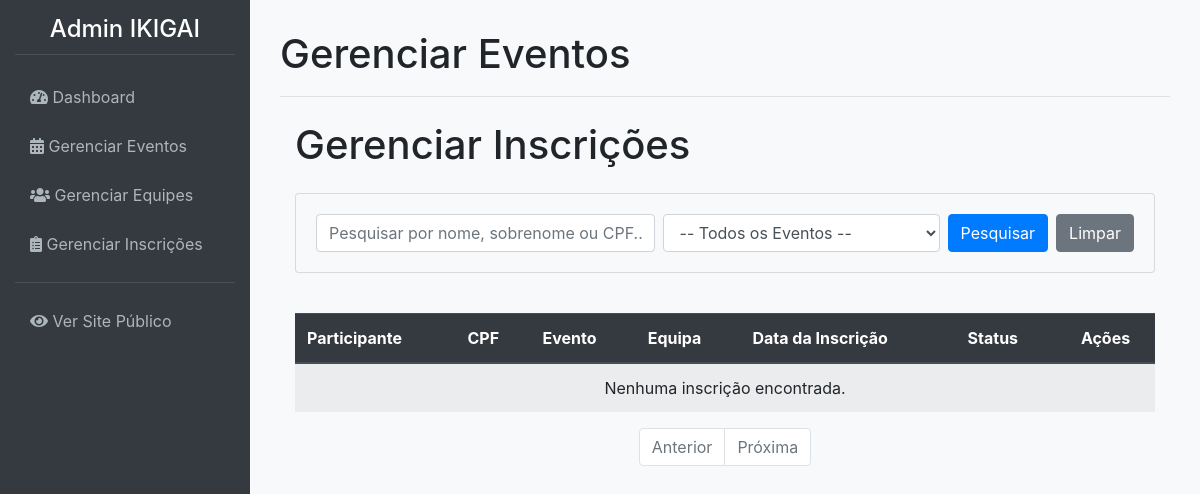
The app's page /admin/gerenciar_inscricoes (signed in), older data.
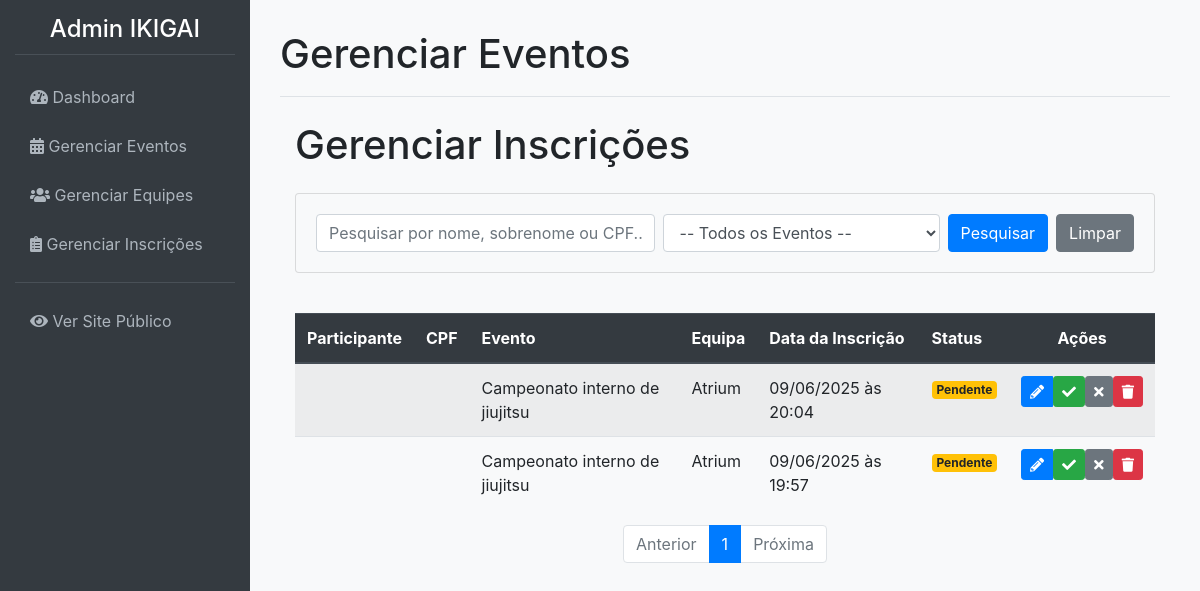
The same page, newer data.
### app/models.py (models this page shows, shortened)
class Inscricao(db.Model):
    __tablename__ = 'inscricoes'
    id = db.Column(db.Integer, primary_key=True)
    data_inscricao = db.Column(db.DateTime, default=datetime.utcnow)
    status = db.Column(db.String(20), nullable=False, default='Pendente')
    user_id = db.Column(db.Integer, db.ForeignKey('users.id'), nullable=False)
    evento_id = db.Column(db.Integer, db.ForeignKey('eventos.id'), nullable=False)
    equipe_id = db.Column(db.Integer, db.ForeignKey('equipes.id'), nullable=False)
    def __repr__(self):
        return f'<Inscricao {self.id} do utilizador {self.user_id}>'

class Evento(db.Model):
    __tablename__ = 'eventos'
    id = db.Column(db.Integer, primary_key=True)
    nome_evento = db.Column(db.String(200), nullable=False)
    data_hora_evento = db.Column(db.DateTime, nullable=False)
    palestrante = db.Column(db.String(100))
    imagem_palestrante = db.Column(db.String(300), nullable=True) # URL para a imagem
    descricao = db.Column(db.Text)
    local_evento = db.Column(db.String(200))
    preco = db.Column(db.Float, default=0.0)
    numero_vagas = db.Column(db.Integer, nullable=False)
    inscricoes = db.relationship('Inscricao', backref='evento', lazy=True)

class Equipe(db.Model):
    __tablename__ = 'equipes'
    id = db.Column(db.Integer, primary_key=True)
    nome_equipe = db.Column(db.String(100), nullable=False, unique=True)
    professor_responsavel = db.Column(db.String(100), nullable=False)
    inscricoes = db.relationship('Inscricao', backref='equipe', lazy=True)

### app/admin/routes.py (the view, shortened to what this page needs)
@bp.route('/gerenciar_inscricoes')
@login_required
def gerenciar_inscricoes():
    page = request.args.get('page', 1, type=int)
    termo_pesquisa = request.args.get('q')
    evento_filtro_id = request.args.get('evento_id')
    query = Inscricao.query
    if termo_pesquisa:
        query = query.filter(or_(
            Inscricao.nome_participante.ilike(f'%{termo_pesquisa}%'),
            Inscricao.sobrenome_participante.ilike(f'%{termo_pesquisa}%'),
            Inscricao.cpf.ilike(f'%{termo_pesquisa}%')
        ))
    inscricoes_paginadas = query.order_by(Inscricao.data_inscricao.desc()).paginate(
        page=page, per_page=10, error_out=False
    )
    print(inscricoes_paginadas.items)
    eventos_para_filtro = Evento.query.order_by(Evento.nome_evento).all()
    return render_template('admin/admin_gerenciar_inscricoes.html',
                           inscricoes_paginadas=inscricoes_paginadas,
                           eventos_para_filtro=eventos_para_filtro,
                           titulo='Gerenciar Inscrições')

### app/__init__.py (called while the page is built)
@login_manager.user_loader
def load_user(user_id):
    return models.User.query.get(int(user_id))

### app/admin/routes.py (called while the page is built)
@bp.before_request
def before_request_handler():
    if current_app.config.get('DEBUG') and not current_user.is_authenticated:
        user = User.query.first()
        if user:
            login_user(user)

### app/templates/admin/admin_gerenciar_inscricoes.html (shortened to what this page needs)
{% extends 'admin/admin_base.html' %}
{% block page_title %}Gerenciar Eventos{% endblock %}
{% block content %}
    <div class="container">
        <h1 class="mt-4 mb-4">{{ titulo }}</h1>
        <div class="card bg-light mb-4">
            <div class="card-body">
                <form method="GET" action="{{ url_for('admin.gerenciar_inscricoes') }}" class="form-inline">
                    <div class="form-group mr-2 flex-grow-1">
                        <input type="text" class="form-control w-100" id="q" name="q"
                               placeholder="Pesquisar por nome, sobrenome ou CPF..."
                               value="{{ request.args.get('q', '') }}">
                    </div>
                    <div class="form-group mr-2">
                        <select class="form-control" name="evento_id" id="evento_id">
                            <option value="">-- Todos os Eventos --</option>
                        </select>
                    </div>
                    <button type="submit" class="btn btn-primary mr-2">Pesquisar</button>
                    <a href="{{ url_for('admin.gerenciar_inscricoes') }}" class="btn btn-secondary">Limpar</a>
                </form>
            </div>
        </div>
        <div class="table-responsive">
    <table class="table table-striped table-hover">
        <div class="table-responsive">
            <table class="table table-striped table-hover">
                <thead class="thead-dark">
                <tr>
                    <th>Participante</th>
                    <th>CPF</th>
                    <th>Evento</th>
                    <th>Equipa</th>
                    <th>Data da Inscrição</th>
                    <th>Status</th>
                    <th class="text-center">Ações</th>
                </tr>
                </thead>
                <tbody>
                {% if inscricoes_paginadas.items %}
                    {% for inscricao in inscricoes_paginadas.items %}
                        <tr>
                            <td>{{ inscricao.nome_participante }} {{ inscricao.sobrenome_participante }}</td>
                            <td>{{ inscricao.cpf }}</td>
                            <td>{{ inscricao.evento.nome_evento }}</td>
                            <td>{{ inscricao.equipe.nome_equipe }}</td>
                            <td>{{ inscricao.data_inscricao.strftime('%d/%m/%Y às %H:%M') }}</td>
                            <td>
                                {% if inscricao.status == 'Aprovada' %}
                                    <span class="badge badge-success">{{ inscricao.status }}</span>
                                {% elif inscricao.status == 'Rejeitada' %}
                                    <span class="badge badge-danger">{{ inscricao.status }}</span>
                                {% else %} <span class="badge badge-warning">{{ inscricao.status }}</span>
                                {% endif %}
                            </td>
                            <td class="text-center">
                                <div class="btn-group" role="group">
                                    <a href="{{ url_for('admin.editar_inscricao', inscricao_id=inscricao.id) }}"
                                       class="btn btn-primary btn-sm" title="Editar Inscrição">
                                        <i class="fas fa-pencil-alt"></i>
                                    </a>
                                    {% if inscricao.status == 'Pendente' %}
                                        <form class="d-inline"
                                              action="{{ url_for('admin.aprovar_inscricao', inscricao_id=inscricao.id) }}"
                                              method="post">
                                            <button type="submit" class="btn btn-success btn-sm" title="Aprovar">
                                                <i class="fas fa-check"></i>
                                            </button>
                                        </form>
                                        <form class="d-inline"
                                              action="{{ url_for('admin.rejeitar_inscricao', inscricao_id=inscricao.id) }}"
                                              method="post">
                                            <button type="submit" class="btn btn-secondary btn-sm" title="Rejeitar">
                                                <i class="fas fa-times"></i>
                                            </button>
                                        </form>
                                    {% endif %}
                                    <form class="d-inline"
                                          action="{{ url_for('admin.cancelar_inscricao', inscricao_id=inscricao.id) }}"
                                          method="post"
                                          onsubmit="return confirm('Tem a certeza que deseja EXCLUIR PERMANENTEMENTE esta inscrição?');">
                                        <button type="submit" class="btn btn-danger btn-sm" title="Excluir Inscrição">
                                            <i class="fas fa-trash"></i>
                                        </button>
                                    </form>
                                </div>
                            </td>
                        </tr>
                    {% endfor %}
                {% else %}
                    <tr>
                        <td colspan="7" class="text-center">Nenhuma inscrição encontrada.</td>
                    </tr>
                {% endif %}
                </tbody>
            </table>
        </div>
    <nav aria-label="Navegação das Inscrições">
        <ul class="pagination justify-content-center">
            <li class="page-item {% if not inscricoes_paginadas.has_prev %}disabled{% endif %}">
                <a class="page-link" href="{{ url_for('admin.gerenciar_inscricoes', page=inscricoes_paginadas.prev_num, q=request.args.get('q'), evento_id=request.args.get('evento_id')) }}">Anterior</a>
            </li>
            {% for page_num in inscricoes_paginadas.iter_pages(left_edge=1, right_edge=1, left_current=1, right_current=2) %}
                {% if page_num %}
                    {% if inscricoes_paginadas.page == page_num %}
                        <li class="page-item active"><a class="page-link" href="#">{{ page_num }}</a></li>
                    {% else %}
                        <li class="page-item"><a class="page-link" href="{{ url_for('admin.gerenciar_inscricoes', page=page_num, q=request.args.get('q'), evento_id=request.args.get('evento_id')) }}">{{ page_num }}</a></li>
                    {% endif %}
                {% else %}
                    <li class="page-item disabled"><span class="page-link">...</span></li>
                {% endif %}
            {% endfor %}
            <li class="page-item {% if not inscricoes_paginadas.has_next %}disabled{% endif %}">
                <a class="page-link" href="{{ url_for('admin.gerenciar_inscricoes', page=inscricoes_paginadas.next_num, q=request.args.get('q'), evento_id=request.args.get('evento_id')) }}">Próxima</a>
            </li>
        </ul>
    </nav>
    </div>
{% endblock %}

### app/templates/admin/admin_base.html (shortened to what this page needs)
<!DOCTYPE html>
<html lang="pt-BR">
<head>
    <link rel="stylesheet" href="https://stackpath.bootstrapcdn.com/bootstrap/4.5.2/css/bootstrap.min.css">
    <link rel="stylesheet" href="https://cdnjs.cloudflare.com/ajax/libs/font-awesome/5.15.3/css/all.min.css">
    <link rel="stylesheet" href="{{ url_for('static', filename='css/admin_styles.css') }}">
</head>
<body>
    <nav class="sidebar">
        <h2>Admin IKIGAI</h2>
        <a href="{{ url_for('admin.dashboard') }}" class="{{ 'active' if request.endpoint == 'admin.dashboard' else '' }}">
            <i class="fas fa-tachometer-alt"></i> Dashboard
        </a>
        <a href="{{ url_for('admin.gerenciar_eventos') }}" class="{{ 'active' if 'evento' in request.endpoint else '' }}">
            <i class="fas fa-calendar-alt"></i> Gerenciar Eventos
        </a>
        <a href="{{ url_for('admin.gerenciar_equipes') }}" class="{{ 'active' if 'equipe' in request.endpoint else '' }}">
            <i class="fas fa-users"></i> Gerenciar Equipes
        </a>
        <a href="{{ url_for('admin.gerenciar_inscricoes') }}" class="{{ 'active' if 'inscricao' in request.endpoint else '' }}">
            <i class="fas fa-clipboard-list"></i> Gerenciar Inscrições
        </a>
        <hr style="border-color: #495057;">
        <a href="{{ url_for('public.index') }}"><i class="fas fa-eye"></i> Ver Site Público</a>
    </nav>
    <main class="main-content">
        <div class="content-header">
            <h1>{% block page_title %}{% endblock %}</h1>
        </div>
        {% block content %}{% endblock %}
    </main>
</body>
</html>

### app/static/css/admin_styles.css (style rules this page uses)
body { display: flex; background-color: #f8f9fa; }
.sidebar { width: 250px; min-height: 100vh; background-color: #343a40; padding: 15px; color: white; flex-shrink: 0; }
.sidebar h2 { font-size: 1.5rem; margin-bottom: 20px; text-align: center; color: #fff; border-bottom: 1px solid #495057; padding-bottom: 10px; }
.sidebar a { display: block; color: #adb5bd; padding: 10px 15px; text-decoration: none; border-radius: 4px; margin-bottom: 5px; }
.main-content { flex-grow: 1; padding: 30px; overflow-y: auto; }
.content-header { border-bottom: 1px solid #dee2e6; margin-bottom: 20px; padding-bottom: 10px; }

Row changes from the older to the newer data that the page shows:
added Inscricao: evento.nome_evento "Campeonato interno de jiujitsu", equipe.nome_equipe "Atrium", data_inscricao "09/06/2025 às 20:04", status "Pendente"
added Inscricao: evento.nome_evento "Campeonato interno de jiujitsu", equipe.nome_equipe "Atrium", data_inscricao "09/06/2025 às 19:57", status "Pendente"
Text that changed along with them:
new list line: "1"
text no longer shown: "Nenhuma inscrição encontrada."
